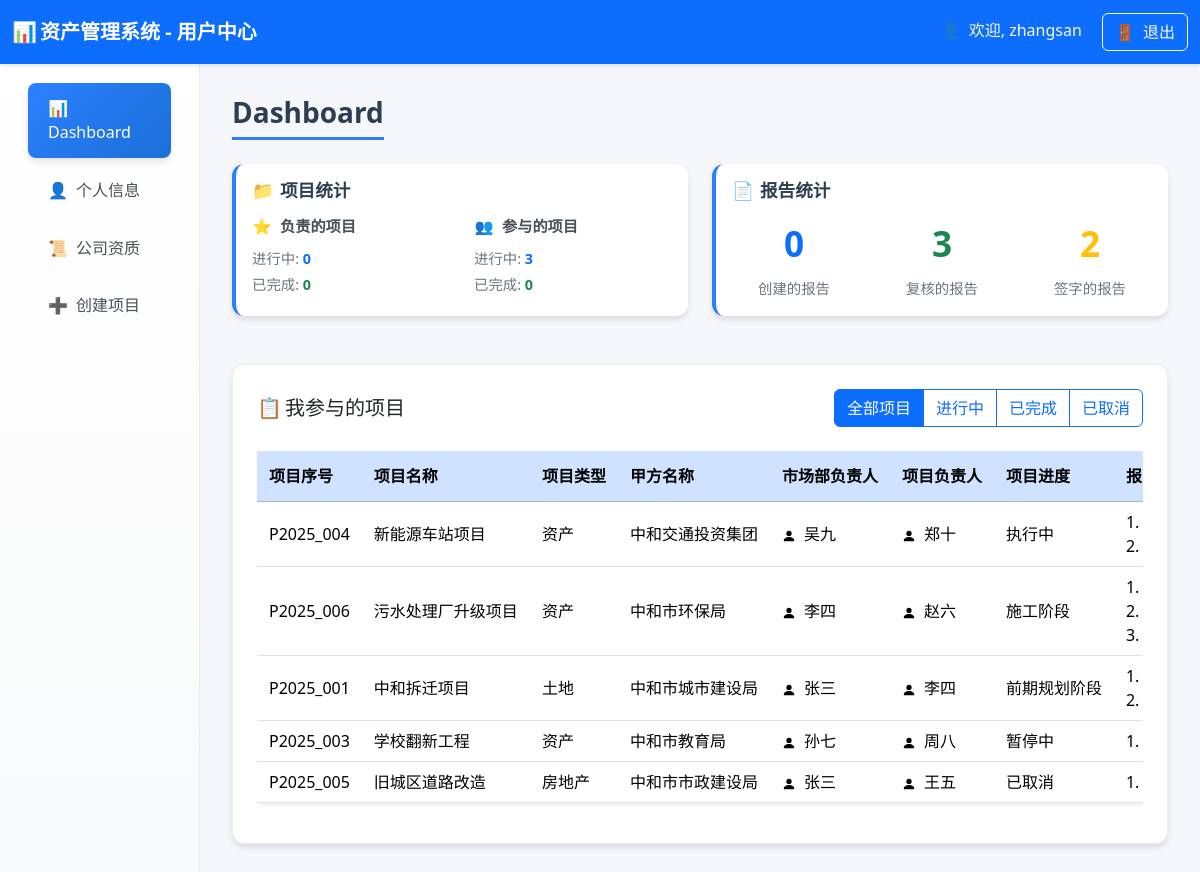
Page /user_dashboard (signed in) on the committed database.
### tables this page shows
CREATE TABLE projects (
        id INTEGER PRIMARY KEY AUTOINCREMENT,
        project_no TEXT,                 -- ① 项目序号
        name TEXT,                       -- ② 项目名称
        project_type TEXT,               -- ③ 项目类型
        client_name TEXT,                -- ④ 甲方名称
        market_leader TEXT,              -- ⑤ 市场部负责人用户名
        project_leader TEXT,             -- ⑥ 项目负责人用户名
        progress TEXT,                   -- ⑦ 项目进度
        report_numbers TEXT,             -- ⑧ 报告号（多个以逗号分隔）
        amount REAL,                     -- ⑨ 合同金额
        is_paid TEXT,                    -- ⑩ 是否收费（是/否）
        creator TEXT,                    -- ⑪ 项目创建人用户名
        creator_realname TEXT,           -- ⑫ 项目创建人真实姓名
        start_date TEXT,                 -- ⑬ 开始日期
        end_date TEXT,                   -- ⑭ 结束日期
        status TEXT,                     -- ⑮ 状态
        contract_file TEXT,
        create_date TEXT
    );

CREATE TABLE users (
        id INTEGER PRIMARY KEY AUTOINCREMENT,
        username TEXT UNIQUE,
        realname TEXT,
        user_type TEXT,
        password TEXT,
        phone TEXT,
        email TEXT,
        hire_date TEXT,
        education TEXT,
        position TEXT,
        department TEXT,
        status TEXT DEFAULT 'active',  -- active-在职, inactive-离职
        create_time TEXT DEFAULT CURRENT_TIMESTAMP,
        update_time TEXT DEFAULT CURRENT_TIMESTAMP
    );

### routes/user_routes.py (the view)
@router.get("/user_dashboard", response_class=HTMLResponse)
async def user_dashboard(
    request: Request,
    user: dict = Depends(login_required),
    db: sqlite3.Connection = Depends(get_db)
):
    data = await user_service.get_user_dashboard_data(request, user, db)
    return templates.TemplateResponse("user_dashboard.html", {
        "request": request,
        "user": user,
        "dashboard_data": data
    })

### templates/user_dashboard.html (shortened to what this page needs)
<!DOCTYPE html>
<html lang="zh-CN">
<head>
    <link href="https://cdn.jsdelivr.net/npm/bootstrap@5.3.2/dist/css/bootstrap.min.css" rel="stylesheet">
    <link rel="stylesheet"
        href="https://cdnjs.cloudflare.com/ajax/libs/bootstrap-icons/1.11.0/font/bootstrap-icons.min.css">
</head>
<body>
    <nav class="navbar navbar-dark bg-primary">
        <div class="container-fluid">
            <span class="navbar-brand mb-0 h1 fw-bold">
                <span class="fallback-icon">📊</span>资产管理系统 - 用户中心
            </span>
            <div>
                <span class="text-light me-3">
                    <span class="fallback-icon">👤</span>欢迎, {{ user.username }}
                </span>
                <a href="/logout" class="btn btn-outline-light">
                    <span class="fallback-icon">🚪</span>退出
                </a>
            </div>
        </div>
    </nav>
    <div class="container-fluid">
        <div class="row">
            <div class="col-md-3 col-lg-2 sidebar">
                <nav class="nav flex-column p-3">
                    <a class="nav-link active" href="/user_dashboard">
                        <span class="fallback-icon">📊</span>Dashboard
                    </a>
                    <a class="nav-link" href="/user_profile">
                        <span class="fallback-icon">👤</span>个人信息
                    </a>
                    <a class="nav-link" href="/company_qualifications">
                        <span class="fallback-icon">📜</span>公司资质
                    </a>
                    <a class="nav-link" href="/create_project">
                        <span class="fallback-icon">➕</span>创建项目
                    </a>
                </nav>
            </div>
            <div class="col-md-9 col-lg-10 main-content">
                <h3 class="page-title">Dashboard</h3>
                <div class="row mb-4">
                    <div class="col-md-6 mb-4">
                        <div class="card stat-card h-100">
                            <div class="card-body">
                                <h5 class="card-title">
                                    <span class="fallback-icon">📁</span>项目统计
                                </h5>
                                <div class="row project-stats">
                                    <div class="col-6">
                                        <h6><span class="fallback-icon">⭐</span>负责的项目</h6>
                                        <p class="mb-1">进行中: <span class="text-primary fw-bold">{{
                                                dashboard_data.responsible_projects.get('active', 0) }}</span></p>
                                        <p>已完成: <span class="text-success fw-bold">{{
                                                dashboard_data.responsible_projects.get('completed', 0) }}</span></p>
                                    </div>
                                    <div class="col-6">
                                        <h6><span class="fallback-icon">👥</span>参与的项目</h6>
                                        <p class="mb-1">进行中: <span class="text-primary fw-bold">{{
                                                dashboard_data.participated_projects.get('active', 0) }}</span></p>
                                        <p>已完成: <span class="text-success fw-bold">{{
                                                dashboard_data.participated_projects.get('completed', 0) }}</span></p>
                                    </div>
                                </div>
                            </div>
                        </div>
                    </div>
                    <div class="col-md-6 mb-4">
                        <div class="card stat-card h-100">
                            <div class="card-body">
                                <h5 class="card-title">
                                    <span class="fallback-icon">📄</span>报告统计
                                </h5>
                                <div class="row text-center">
                                    <div class="col-4">
                                        <div class="stats-number text-primary">{{ dashboard_data.created_reports }}
                                        </div>
                                        <div class="stats-label">创建的报告</div>
                                    </div>
                                    <div class="col-4">
                                        <div class="stats-number text-success">{{ dashboard_data.reviewed_reports }}
                                        </div>
                                        <div class="stats-label">复核的报告</div>
                                    </div>
                                    <div class="col-4">
                                        <div class="stats-number text-warning">{{ dashboard_data.signed_reports }}</div>
                                        <div class="stats-label">签字的报告</div>
                                    </div>
                                </div>
                            </div>
                        </div>
                    </div>
                </div>
                <div class="projects-table-container">
                    <div class="table-header">
                        <h5 class="mb-0"><span class="fallback-icon">📋</span>我参与的项目</h5>
                        <div class="filter-controls">
                            <div class="btn-group" role="group">
                                <label class="btn btn-outline-primary" for="allProjects">全部项目</label>
                                <label class="btn btn-outline-primary" for="activeProjects">进行中</label>
                                <label class="btn btn-outline-primary" for="completedProjects">已完成</label>
                                <label class="btn btn-outline-primary" for="cancelledProjects">已取消</label>
                            </div>
                        </div>
                    </div>
                    <div class="table-container">
                        <table class="table table-hover bg-white rounded shadow-sm">
                            <thead class="table-primary">
                                <tr>
                                    <th>项目序号</th>
                                    <th>项目名称</th>
                                    <th>项目类型</th>
                                    <th>甲方名称</th>
                                    <th>市场部负责人</th>
                                    <th>项目负责人</th>
                                    <th>项目进度</th>
                                    <th>报告号</th>
                                </tr>
                            </thead>
                            <tbody id="projectsTableBody">
                                {% for project in dashboard_data.user_projects %}
                                <tr data-status="{{ project.status }}"
                                    onclick="window.location.href='/project/{{ project.project_no }}'">
                                    <td>{{ project.project_no }}</td>
                                    <td>{{ project.name }}</td>
                                    <td>{{ project.project_type }}</td>
                                    <td>{{ project.client_name }}</td>
                                    <td>
                                        {% if project.market_leader_realname %}
                                        <svg xmlns="http://www.w3.org/2000/svg" width="14" height="14"
                                            fill="currentColor" class="bi bi-person-fill me-1" viewBox="0 0 16 16">
                                            <path
                                                d="M3 14s-1 0-1-1 1-4 6-4 6 3 6 4-1 1-1 1H3Zm5-6a3 3 0 1 0 0-6 3 3 0 0 0 0 6Z" />
                                        </svg>
                                        {{ project.market_leader_realname }}
                                        {% else %}
                                        <span class="text-muted">未设置</span>
                                        {% endif %}
                                    </td>
                                    <td>
                                        {% if project.project_leader_realname %}
                                        <svg xmlns="http://www.w3.org/2000/svg" width="14" height="14"
                                            fill="currentColor" class="bi bi-person-fill me-1" viewBox="0 0 16 16">
                                            <path
                                                d="M3 14s-1 0-1-1 1-4 6-4 6 3 6 4-1 1-1 1H3Zm5-6a3 3 0 1 0 0-6 3 3 0 0 0 0 6Z" />
                                        </svg>
                                        {{ project.project_leader_realname }}
                                        {% else %}
                                        <span class="text-muted">未设置</span>
                                        {% endif %}
                                    </td>
                                    <td>{{ project.progress }}</td>
                                    <td>
                                        {% if project.report_numbers %}
                                        {% set reports = project.report_numbers.split(',') %}
                                        {% for report in reports %}
                                        {% if report.strip() %}
                                        <div>{{ loop.index }}. {{ report.strip() }}</div>
                                        {% endif %}
                                        {% endfor %}
                                        {% else %}
                                        <span class="text-muted">无报告</span>
                                        {% endif %}
                                    </td>
                                </tr>
                                {% endfor %}
                            </tbody>
                        </table>
                    </div>
                </div>
            </div>
        </div>
    </div>
</body>
</html>

### templates/user_dashboard.html (style rules this page uses)
:root { --primary-color: #2c80ff; --secondary-color: #6c757d; --success-color: #28a745; --warning-color: #ffc107; --info-color: #17a2b8; --light-bg: #f8f9fa; --card-shadow: 0 4px 6px rgba(0, 0, 0, 0.1); --hover-shadow: 0 8px 15px rgba(0, 0, 0, 0.15); }
body { background-color: #f5f7fb; font-family: 'Segoe UI', Tahoma, Geneva, Verdana, sans-serif; }
.navbar { box-shadow: 0 2px 4px rgba(0, 0, 0, 0.1); padding: 0.8rem 0; }
.sidebar { background: linear-gradient(180deg, #ffffff 0%, #f8f9fa 100%); min-height: calc(100vh - 76px); box-shadow: 2px 0 10px rgba(0, 0, 0, 0.08); border-right: 1px solid #e9ecef; padding: 0; }
.nav-link { color: #495057; padding: 0.85rem 1.25rem; border-radius: 0.5rem; margin: 0.2rem 0.75rem; transition: all 0.3s ease; font-weight: 500; border: none; }
.nav-link.active { background: linear-gradient(135deg, var(--primary-color), #1a6fd8); color: white; box-shadow: var(--card-shadow); }
.main-content { padding: 2rem; background-color: #f5f7fb; }
.page-title { color: #2c3e50; font-weight: 700; margin-bottom: 1.5rem; padding-bottom: 0.5rem; border-bottom: 3px solid var(--primary-color); display: inline-block; }
.stat-card { border: none; border-radius: 12px; box-shadow: var(--card-shadow); transition: all 0.3s ease; border-left: 4px solid var(--primary-color); background: white; }
.stat-card .card-title { color: #2c3e50; font-weight: 600; font-size: 1.1rem; margin-bottom: 1rem; }
.stats-number { font-size: 2.2rem; font-weight: 700; margin-bottom: 0.5rem; }
.stats-label { font-size: 0.9rem; color: var(--secondary-color); font-weight: 500; }
.project-stats h6 { color: #495057; font-weight: 600; margin-bottom: 0.8rem; font-size: 0.95rem; }
.project-stats p { margin-bottom: 0.3rem; font-size: 0.9rem; color: #6c757d; }
table.table tbody tr { cursor: pointer; transition: background-color 0.2s ease; }
.table th { white-space: nowrap; overflow: hidden; text-overflow: ellipsis; max-width: 200px; height: 50px; line-height: 1.2; vertical-align: middle; padding: 8px 12px; }
.table-container { width: 100%; overflow-x: auto; }
.table { min-width: 1200px; table-layout: auto; }
.table td { white-space: nowrap; overflow: hidden; text-overflow: ellipsis; max-width: 200px; vertical-align: middle; padding: 8px 12px; }
.projects-table-container { background: white; border-radius: 12px; padding: 1.5rem; box-shadow: var(--card-shadow); border: 1px solid #e9ecef; margin-top: 1.5rem; }
.table-header { display: flex; justify-content: space-between; align-items: center; margin-bottom: 1.5rem; flex-wrap: wrap; gap: 1rem; }
.filter-controls { display: flex; gap: 1rem; align-items: center; flex-wrap: wrap; }
.fallback-icon { display: inline-block; width: 20px; text-align: center; margin-right: 8px; }

### rows in the picture
projects: project_no "P2025_004", name "新能源车站项目", project_type "资产", client_name "中和交通投资集团", progress "执行中"
users: market_leader_realname "吴九"
users: project_leader_realname "郑十"
projects: project_no "P2025_006", name "污水处理厂升级项目", project_type "资产", client_name "中和市环保局", progress "施工阶段"
users: market_leader_realname "李四", project_leader_realname "李四"
users: project_leader_realname "赵六"
projects: project_no "P2025_001", name "中和拆迁项目", project_type "土地", client_name "中和市城市建设局", progress "前期规划阶段"
users: market_leader_realname "张三" "张三"
projects: project_no "P2025_003", name "学校翻新工程", project_type "资产", client_name "中和市教育局", progress "暂停中"
users: market_leader_realname "孙七"
users: project_leader_realname "周八"
projects: project_no "P2025_005", name "旧城区道路改造", project_type "房地产", client_name "中和市市政建设局", progress "已取消"
users: project_leader_realname "王五"

### other values in the picture
{{ user.username }} "zhangsan"
{{ dashboard_data.responsible_projects.get('active', 0) }} "0"
{{ dashboard_data.responsible_projects.get('completed', 0) }} "0"
{{ dashboard_data.participated_projects.get('active', 0) }} "3"
{{ dashboard_data.participated_projects.get('completed', 0) }} "0"
{{ dashboard_data.created_reports }} "0"
{{ dashboard_data.reviewed_reports }} "3"
{{ dashboard_data.signed_reports }} "2"
